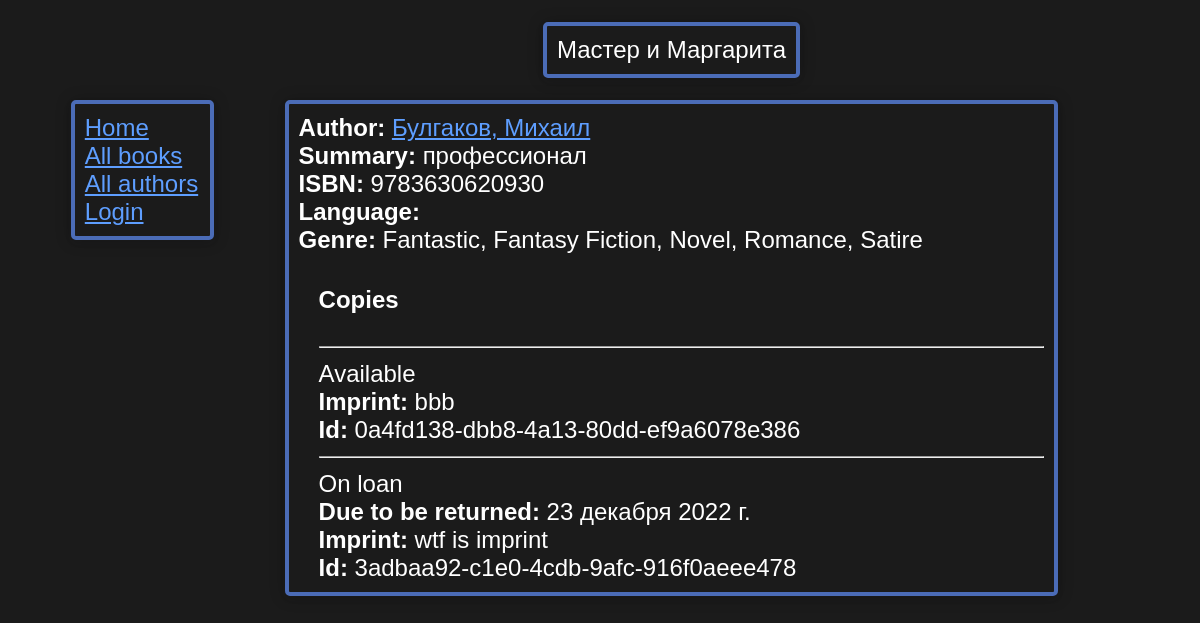
/catalog/book/2, run on the app's committed database.
### catalog/models.py (models this page shows, shortened)
class Book(models.Model):
    title = models.CharField(max_length=200)
    author = models.ForeignKey('Author', on_delete=models.SET_NULL, null=True)
    summary = models.TextField(max_length=1000, help_text='Enter a brief description of the book', null=True)
    isbn = models.CharField('ISBN', max_length=13, unique=True,
                            help_text='13 Character <a href="https://www.isbn-international.org/content/what-isbn">ISBN number</a>')
    genre = models.ManyToManyField(Genre, help_text='Select a genre for this book')
    class Meta:
        ordering = ['id']
        permissions = (("can_mark_returned", "Set book as returned"),)
    def display_genre(self):
        """Create a string for the Genre. This is required to display genre in Admin."""
        return ', '.join(genre.name for genre in self.genre.all()[:3])
    display_genre.short_description = 'Genre'

class Author(models.Model):
    first_name = models.CharField(max_length=100)
    last_name = models.CharField(max_length=100)
    date_of_birth = models.DateField(null=True, blank=True)
    date_of_death = models.DateField('Died', null=True, blank=True)
    class Meta:
        ordering = ['last_name']
    def __str__(self):
        return f'{self.last_name}, {self.first_name}'

class Genre(models.Model):
    name = models.CharField(max_length=200, help_text='Enter a book genre (e.g. Science Fiction)')
    class Meta:
        ordering = ['name']
    def __str__(self):
        return self.name

class BookInstance(models.Model):
    id = models.UUIDField(primary_key=True, default=uuid.uuid4, help_text='Unique ID for this particular book across whole library')
    book = models.ForeignKey('Book', on_delete=models.RESTRICT, null=True)
    lang = models.ForeignKey('Language', on_delete=models.PROTECT, null=True)
    imprint = models.CharField(max_length=200)
    due_back = models.DateField(null=True, blank=True)
    borrower = models.ForeignKey(User, on_delete=models.SET_NULL, null=True, blank=True)
    LOAN_STATUS = (
        ('m', 'Maintenance'),
        ('o', 'On loan'),
        ('a', 'Available'),
        ('r', 'Reserved'),
    )
    status = models.CharField(
        max_length=1,
        choices=LOAN_STATUS,
        blank=True,
        default='m',
        help_text='Book availability',
    )
    def display_title(self):
        """Create a string for the Genre. This is required to display genre in Admin."""
        return self.book.title
    display_title.short_description = 'Title'
    class Meta:
        ordering = ['due_back']

### catalog/views.py (the view)
# urls.py: path('book/<int:pk>', views.BookDetailView.as_view(), name='book-detail'),
class BookDetailView(generic.DetailView):
    model = Book

### catalog/templates/catalog/book_detail.html (shortened to what this page needs)
{% extends "base_generic.html" %}
{% block title %}
    {% load static %}
{% endblock %}
{% block content %}
<div class="content-head"><p>{{ book.title }}</p></div>
<div class="content-main">
    <p><strong>Author:</strong> <a href="">{{ book.author }}</a></p>
    <p><strong>Summary:</strong> {{ book.summary }}</p>
    <p><strong>ISBN:</strong> {{ book.isbn }}</p>
    <p><strong>Language:</strong> {{ book.language }}</p>
    <p><strong>Genre:</strong> {{ book.genre.all|join:", " }}</p>
    <div style="margin-left:20px;margin-top:20px">
        <h4>Copies</h4>
        {% for copy in book.bookinstance_set.all %}
            <hr>
            <p class="{% if copy.status == 'a' %}text-success{% elif copy.status == 'm' %}text-danger{% else %}text-warning{% endif %}">
                {{ copy.get_status_display }}
            </p>
            {% if copy.status != 'a' %}
                <p><strong>Due to be returned:</strong> {{ copy.due_back }}</p>
            {% endif %}
            <p><strong>Imprint:</strong> {{ copy.imprint }}</p>
            <p class="text-muted"><strong>Id:</strong> {{ copy.id }}</p>
        {% endfor %}
    </div>
</div>
{% endblock %}

### catalog/static/css/styles.css (style rules this page uses)
html, body { margin: 0; font: 24px sans-serif; }
body { background: #1b1b1b; color: white; }
.main-menu, .content-head, .content-main, .pagination { box-shadow: 0 1px .625rem 0 hsla(210, 7%, 0%, .26), 0 .125rem .25rem 0 hsla(210, 7%, 22%, .08); border-radius: 5px; padding: 10px; margin: 0; margin-block-start: 0; margin-block-end: 0; border: solid 4px #4b6cb7; color: white; outline-color: white; background: #1b1b1b; }
.content-head { justify-self: center; align-self: center; grid-area: header; display: flex; justify-content: center; align-content: center; align-items: stretch; }
.content-main { grid-area: main; text-align: start; }
a:-webkit-any-link { color: #5e9eff; cursor: pointer; }
p { padding: 0; margin: 0; }

### data on the page
Book: title "Мастер и Маргарита", author "Булгаков, Михаил", summary "профессионал", isbn "9783630620930", genre.all "Fantastic, Fantasy Fiction, Novel, Romance, Satire"
BookInstance: status "Available", imprint "bbb", id "0a4fd138-dbb8-4a13-80dd-ef9a6078e386"
BookInstance: status "On loan", due_back "23 декабря 2022 г.", imprint "wtf is imprint", id "3adbaa92-c1e0-4cdb-9afc-916f0aeee478"
